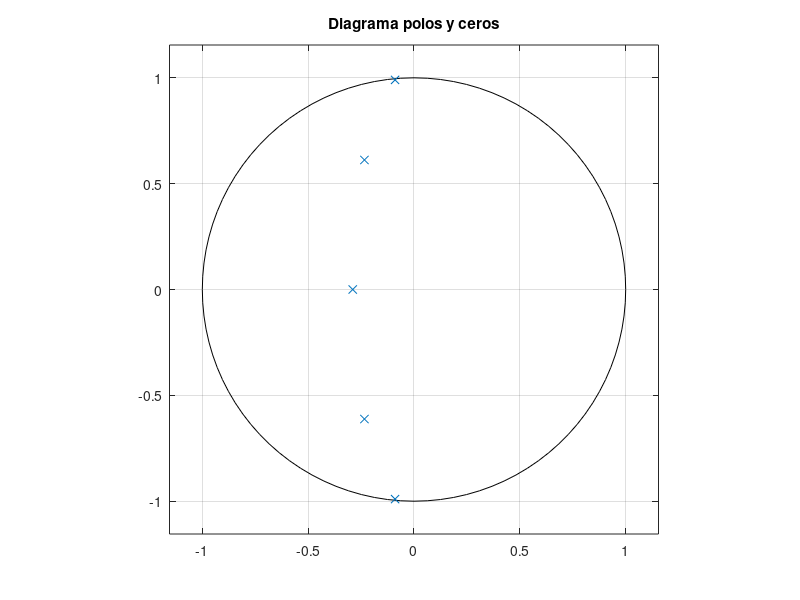

Source code (MATLAB): (Note: this script raises an error after producing the figure.)
%% Filtro paso bajo Chebyshev

% Ganancia maxima banda pasante 20dB
% Frecuencia corte 1.2kHz
% Att min requerida -25dB a 1.7kHz
% Implementacion: etapas ganancia infinita y realimentacion multiple
% Rizado banda pasante 1 dB
% normalizar Wp,Ws. wc/w = 1/ws. Entonces, wc=1.2kHz, w=1.7kHz, 
% ws=1,416
Wp=1;
Ws=1.416;
Rp = 1;
Rs = 25;

% No conozco el orden del filtro, ergo cheb1ord
[N, Wp1] = cheb1ord(Wp, Ws, Rp, Rs,'s');

% Realmente Wp1 me va a coincidir con Wp, me interesa N
n=N;

% Polos usando Matlab
[z,p,k] = cheb1ap(n,Rp);
zplane(z,p);
title('Diagrama polos y ceros');

% Localizacion de polos
orden = 5;
Ap = 10^0.1;
epsilon = sqrt(10^(0.1*Ap)-1);
k = 0:1:orden-1;
sk = -sin((pi/2*orden)*(1+2*k))*sinh((1/orden)*asinh(1/epsilon)) + j*cos((pi/2*orden)*(1+2*k))*cosh((1/orden)*asinh(1/epsilon))

alpha = epsilon^-1 + sqrt((epsilon^(-2) )-1);
a = (alpha^(1/orden)-alpha^(-1/orden))/(2);
b = (alpha^(1/orden)+alpha^(-1/orden))/(2);

pk = -a*sin(((pi)/(2*orden))*(1+2*k)) + j*b*cos(((pi)/(2*orden))*(1+2*k))

% Agrupamos
c1 = abs(p(1) + p(5));
c2 = abs(p(2) + p(4));
c3 = abs(p(3));
c3 = [1 abs(p(3))];

% Ahora creo la función H(s) del filtro, tengo que tener en cuenta 
% que me va a devolver el filtro normalizado, wn no puede ser
% mayor a 1 en esta funcion
wn = 1;
n = N;

[b,a] = cheby1(n,Rp,wn,'s');

p1 = tf(b,a);

% Other way to go to the same place 
% [A,B,C,D] = zp2ss(z,p,k);
% [At,Bt,Ct,Dt] = lp2lp(A,B,C,D,1200*pi*2);
% [bc,ac] = ss2tf(At,Bt,Ct,Dt);       % Convert to TF form.

% Ahora vamos a ajustarlo a la frec de corte que queremos
% wc tiene que estar en rad/sec

wc = 1200*2*pi;

[bt,at] = lp2lp(b,a,wc);

p2=tf(bt,at);

% Representacion en frecuencia

Wpoints = 0.01:0.025:10000; %Para una resolucion de 0.01rad/s

%h = bodeplot(p1,'b',p2,'r',Wpoints);
%P = getoptions(h);
%P.FreqUnits = 'rad/s';
%P.MagUnits = 'db';
%P.Title.String = 'Chebyshev filters';
%P.PhaseVisible = 'off';
%P.XLimMode = 'manual';
%P.XLim = ([0.01 10]);
%P.YLimMode = 'manual';
%P.YLim = ([-4 1]);
%P.Grid = 'on';
%setoptions(h,P);

P = bodeoptions;
P.FreqUnits = 'rad/s';
P.MagUnits = 'db';
P.Title.String = 'Filtro Chebyshev puesto B5';
P.PhaseVisible = 'off';
P.XLimMode = 'manual';
P.XLim = ([0.01 15000]);
P.YLimMode = 'manual';
P.YLim = ([-4 1]);
P.Grid = 'on';
h = bodeplot(p1,'b',p2,'r',Wpoints,P)

% Descomponemos en polos y residuos
[residuos, polos, k] = residue(bt,at);

% Calculamos los numeradores
num1 = abs((residuos(3)^2)*(residuos(4)^2));
num2 = abs((residuos(1)^2)*(residuos(2)^2));
num3 = residuos(5);

% Calculamos los denominadores
den1 = [1 -(polos(3) + polos(4)) (polos(3)^2)*(polos(4)^2)];
den2 = [1 -(polos(1) + polos(2)) (polos(1)^2)*(polos(2)^2)];
den3 = [1 polos(5)];

% Primer cuadratico
wo1 = sqrt(den1(3));
alpha1 = den1(2)/wo1;
Q1 = alpha1^(-1);
Ho1 = num1/den1(3);

% Segundo cuadratico
wo2 = sqrt(den2(3));
alpha2 = den2(2)/wo2;
Q2 = alpha2^(-1);
Ho2 = num2/den2(3);

% Simple
wo3 = den3(2);
Q3 = 1;
Ho3 = num3/wo3;

% Etapas con >Q van antes.
%Ho = at(6)
K = (10^(20/20)) * at(6);
K_norm = 1 * at(6);
K_calc = num1 + num2 + num3;

% Representamos las etapas
p_cuadratico1 = tf(num1, den1);
p_cuadratico2 = tf(num2, den2);
p_simple = tf(num3, den3);

bode(p_cuadratico1)
bode(p_cuadratico2)
bode(p_simple)

% Utilizar tiff print(tiff) 300px
%print -dtiff -r300 ./test2